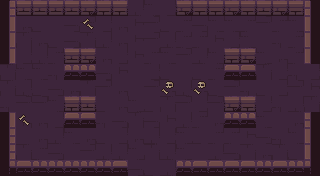

Below is a game level as drawn by its tile map, then a one-line description and the .tmx file that defines it, in full:
An orthogonal 20x11 tile map with 16x16 px tiles, 6 tile layers (ground, dressing, decor, walls, ...) and 10 objects (5x ENTRY, 4x PROP, EXIT).

<map version="1.10" tiledversion="1.10.2" orientation="orthogonal" renderorder="right-down" width="20" height="11" tilewidth="16" tileheight="16" infinite="0" nextlayerid="8" nextobjectid="11">
 <tileset firstgid="1" name="dungeon" tilewidth="16" tileheight="16" tilecount="100" columns="10">
  <image source="../../../gfx/tiles/depths/dungeon_tileset.png" width="160" height="160" />
 </tileset>
 <layer id="1" name="ground" width="20" height="11">
  <data encoding="csv">
18,9,17,27,7,10,8,20,8,10,17,18,30,30,9,9,28,19,10,29,
18,27,20,19,9,28,17,27,18,28,20,7,9,10,10,7,28,7,10,8,
9,29,27,20,9,29,8,27,18,28,8,7,7,18,17,10,19,30,7,27,
28,17,8,7,8,30,27,17,18,7,10,28,8,10,10,19,10,27,7,27,
29,10,10,30,29,30,9,18,19,17,20,19,20,7,17,19,29,17,30,17,
29,8,20,9,27,29,28,27,19,28,27,8,27,20,28,30,20,17,28,18,
30,28,28,10,8,9,20,27,10,20,29,28,17,28,8,20,17,30,8,29,
20,27,27,17,9,30,30,9,29,9,18,8,7,27,18,27,10,19,27,18,
8,19,27,8,10,27,20,17,27,8,17,10,20,7,7,18,9,30,10,17,
19,29,7,9,19,28,8,8,10,29,8,10,19,8,9,29,27,29,20,8,
8,28,20,27,10,9,19,18,9,20,8,9,30,8,7,29,19,7,10,20
</data>
 </layer>
 <layer id="2" name="dressing" width="20" height="11">
  <data encoding="csv">
0,0,0,0,0,0,0,0,0,0,0,0,0,0,0,0,0,0,0,0,
0,0,0,0,0,69,0,0,0,0,0,0,0,0,0,0,0,0,0,0,
0,0,0,0,0,0,0,0,0,0,0,0,0,0,0,0,0,0,0,0,
0,0,0,0,0,0,0,0,0,0,0,0,0,0,0,0,0,0,0,0,
0,0,0,0,0,0,0,0,0,0,0,0,0,0,0,0,0,0,0,0,
0,0,0,0,0,0,0,0,0,0,78,0,78,0,0,0,0,0,0,0,
0,0,0,0,0,0,0,0,0,0,0,0,0,0,0,0,0,0,0,0,
0,69,0,0,0,0,0,0,0,0,0,0,0,0,0,0,0,0,0,0,
0,0,0,0,0,0,0,0,0,0,0,0,0,0,0,0,0,0,0,0,
0,0,0,0,0,0,0,0,0,0,0,0,0,0,0,0,0,0,0,0,
0,0,0,0,0,0,0,0,0,0,0,0,0,0,0,0,0,0,0,0
</data>
 </layer>
 <layer id="3" name="decor" width="20" height="11">
  <data encoding="csv">
0,0,0,0,0,0,0,0,0,0,0,0,0,0,0,0,0,0,0,0,
0,0,0,0,0,0,0,0,0,0,0,0,0,0,0,0,0,0,0,0,
0,0,0,0,0,0,0,0,0,0,0,0,0,0,0,0,0,0,0,0,
0,0,0,0,0,0,0,0,0,0,0,0,0,0,0,0,0,0,0,0,
0,0,0,0,0,0,0,0,0,0,0,0,0,0,0,0,0,0,0,0,
0,0,0,0,0,0,0,0,0,0,0,0,0,0,0,0,0,0,0,0,
0,0,0,0,0,0,0,0,0,0,0,0,0,0,0,0,0,0,0,0,
0,0,0,0,0,0,0,0,0,0,0,0,0,0,0,0,0,0,0,0,
0,0,0,0,0,0,0,0,0,0,0,0,0,0,0,0,0,0,0,0,
0,0,0,0,0,0,0,0,0,0,0,0,0,0,0,0,0,0,0,0,
0,0,0,0,0,0,0,0,0,0,0,0,0,0,0,0,0,0,0,0
</data>
 </layer>
 <layer id="4" name="walls" width="20" height="11">
  <data encoding="csv">
1,3,3,3,3,4,2,2,0,0,0,4,2,2,4,2,3,4,5,6,
31,0,0,0,0,0,0,0,0,0,0,0,0,0,0,0,0,0,0,36,
31,0,0,0,0,0,0,0,0,0,0,0,0,0,0,0,0,0,0,36,
11,0,0,0,0,0,0,0,0,0,0,0,0,0,0,0,0,0,0,36,
0,0,0,0,0,0,0,0,0,0,0,0,0,0,0,0,0,0,0,0,
0,0,0,0,0,0,0,0,0,0,0,0,0,0,0,0,0,0,0,0,
0,0,0,0,0,0,0,0,0,0,0,0,0,0,0,0,0,0,0,0,
31,0,0,0,0,0,0,0,0,0,0,0,0,0,0,0,0,0,0,26,
21,0,0,0,0,0,0,0,0,0,0,0,0,0,0,0,0,0,0,16,
21,0,0,0,0,0,0,0,0,0,0,0,0,0,0,0,0,0,0,36,
41,45,44,43,43,43,44,42,0,0,0,43,45,45,42,42,43,42,44,46
</data>
 </layer>
 <layer id="5" name="props" width="20" height="11">
  <data encoding="csv">
0,0,0,0,0,0,0,0,0,0,0,0,0,0,0,0,0,0,0,0,
0,0,0,0,0,0,0,0,0,0,0,0,0,0,0,0,0,0,0,0,
0,0,0,0,0,0,0,0,0,0,0,0,0,0,0,0,0,0,0,0,
0,0,0,0,3,4,0,0,0,0,0,0,0,0,2,4,0,0,0,0,
0,0,0,0,43,44,0,0,0,0,0,0,0,0,42,42,0,0,0,0,
0,0,0,0,0,0,0,0,0,0,0,0,0,0,0,0,0,0,0,0,
0,0,0,0,2,3,0,0,0,0,0,0,0,0,4,2,0,0,0,0,
0,0,0,0,45,45,0,0,0,0,0,0,0,0,43,44,0,0,0,0,
0,0,0,0,0,0,0,0,0,0,0,0,0,0,0,0,0,0,0,0,
0,0,0,0,0,0,0,0,0,0,0,0,0,0,0,0,0,0,0,0,
0,0,0,0,0,0,0,0,0,0,0,0,0,0,0,0,0,0,0,0
</data>
 </layer>
 <layer id="6" name="overhead" width="20" height="11">
  <data encoding="csv">
0,0,0,0,0,0,0,0,0,0,0,0,0,0,0,0,0,0,0,0,
0,0,0,0,0,0,0,0,0,0,0,0,0,0,0,0,0,0,0,0,
0,0,0,0,0,0,0,0,0,0,0,0,0,0,0,0,0,0,0,0,
0,0,0,0,0,0,0,0,0,0,0,0,0,0,0,0,0,0,0,0,
0,0,0,0,0,0,0,0,0,0,0,0,0,0,0,0,0,0,0,0,
0,0,0,0,0,0,0,0,0,0,0,0,0,0,0,0,0,0,0,0,
0,0,0,0,0,0,0,0,0,0,0,0,0,0,0,0,0,0,0,0,
0,0,0,0,0,0,0,0,0,0,0,0,0,0,0,0,0,0,0,0,
0,0,0,0,0,0,0,0,0,0,0,0,0,0,0,0,0,0,0,0,
0,0,0,0,0,0,0,0,0,0,0,0,0,0,0,0,0,0,0,0,
0,0,0,0,0,0,0,0,0,0,0,0,0,0,0,0,0,0,0,0
</data>
 </layer>
 <objectgroup id="7" name="spawns">
  <object id="1" name="UP" type="ENTRY" x="152" y="24" />
  <object id="2" name="DOWN" type="ENTRY" x="152" y="152" />
  <object id="3" name="LEFT" type="ENTRY" x="24" y="88" />
  <object id="4" name="RIGHT" type="ENTRY" x="296" y="88" />
  <object id="5" name="" type="ENTRY" x="168" y="88" />
  <object id="6" name="" type="EXIT" x="152" y="88" />
  <object id="7" name="torch" type="PROP" x="56" y="168" />
  <object id="8" name="torch" type="PROP" x="264" y="168" />
  <object id="9" name="torch" type="PROP" x="8" y="136" />
  <object id="10" name="torch" type="PROP" x="312" y="136" />
 </objectgroup>
</map>
